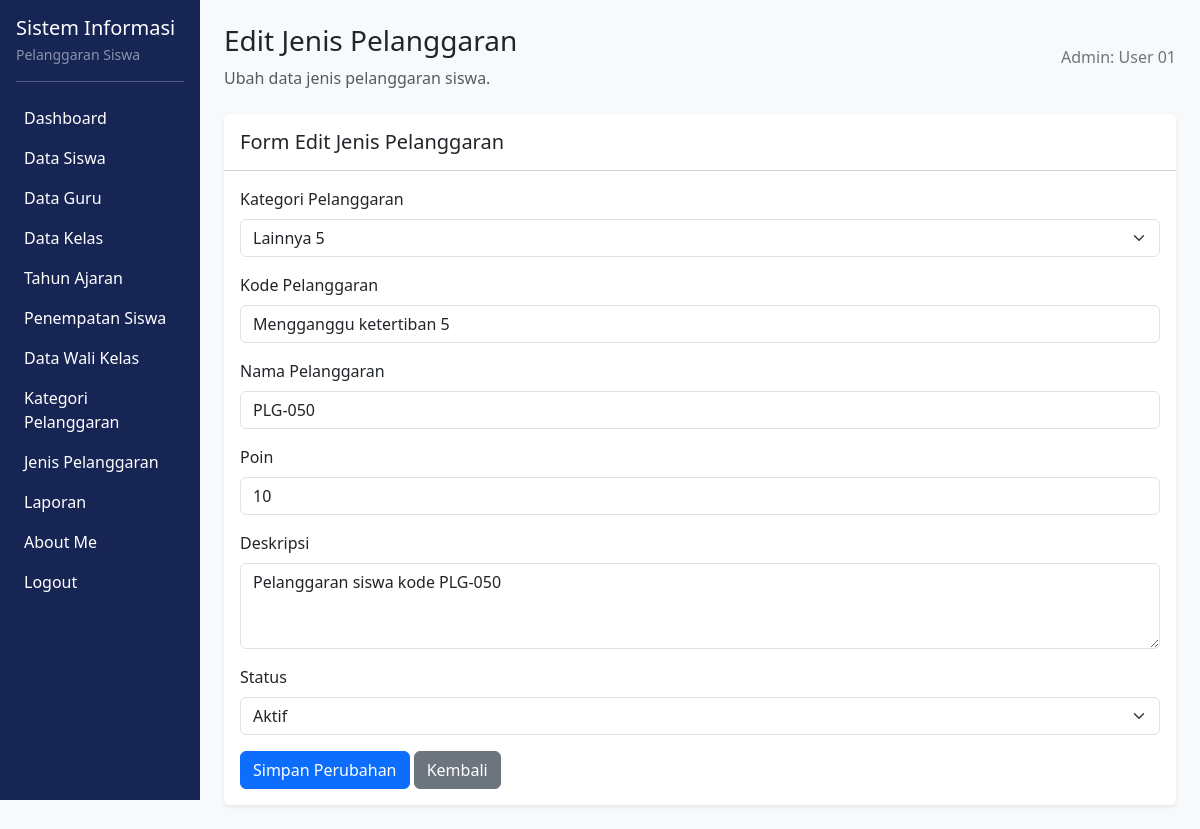
The app's page /edit_jenis_pelanggaran.php?id=50 (signed in) with its own data.
### tables this page shows
CREATE TABLE `t_pelanggaran` (
  `id` int(11) NOT NULL,
  `pelanggaran_kategori_id` int(11) NOT NULL,
  `kode` varchar(30) NOT NULL,
  `nama` varchar(150) NOT NULL,
  `poin` int(11) NOT NULL,
  `deskripsi` text NOT NULL,
  `status_aktif` tinyint(1) NOT NULL,
  `created_at` timestamp NOT NULL DEFAULT current_timestamp(),
  `updated_at` timestamp NOT NULL DEFAULT current_timestamp()
);

CREATE TABLE `t_pelanggaran_kategori` (
  `id` int(11) NOT NULL,
  `nama` varchar(100) NOT NULL,
  `deskripsi` text NOT NULL,
  `status_aktif` tinyint(1) NOT NULL,
  `created_at` timestamp NOT NULL DEFAULT current_timestamp(),
  `updated_at` timestamp NOT NULL DEFAULT current_timestamp()
);

### edit_jenis_pelanggaran.php (the view, shortened to what this page needs)
<?php
include 'config/koneksi.php';
$id = mysqli_real_escape_string($koneksi, $_GET['id']);
$query = mysqli_query($koneksi, "SELECT * FROM t_pelanggaran WHERE id = '$id'");
$data = mysqli_fetch_assoc($query);
$kategori = mysqli_query($koneksi, "SELECT * FROM t_pelanggaran_kategori");
$name = $_SESSION['name'];
?>
<!DOCTYPE html>
<html lang="id">
<head>
    <link href="https://cdn.jsdelivr.net/npm/bootstrap@5.3.8/dist/css/bootstrap.min.css" rel="stylesheet">
</head>
<body class="bg-light">
<div class="container-fluid">
    <div class="row">
        <div class="col-md-3 col-lg-2 position-fixed top-0 start-0 vh-100 p-3 overflow-auto"
             style="background-color: #172554;">
            <h5 class="text-white mb-1">Sistem Informasi</h5>
            <p class="text-white-50 small">Pelanggaran Siswa</p>
            <hr class="text-white">
            <a href="dashboard.php" class="d-block text-white text-decoration-none p-2">Dashboard</a>
            <a href="data_siswa.php" class="d-block text-white text-decoration-none p-2">Data Siswa</a>
            <a href="data_guru.php" class="d-block text-white text-decoration-none p-2">Data Guru</a>
            <a href="data_kelas.php" class="d-block text-white text-decoration-none p-2">Data Kelas</a>
            <a href="data_tahun_ajaran.php" class="d-block text-white text-decoration-none p-2">Tahun Ajaran</a>
            <a href="data_penempatan_siswa.php" class="d-block text-white text-decoration-none p-2">Penempatan Siswa</a>
            <a href="data_wali_kelas.php" class="d-block text-white text-decoration-none p-2">Data Wali Kelas</a>
            <a href="data_kategori_pelanggaran.php" class="d-block text-white text-decoration-none p-2">Kategori Pelanggaran</a>
            <a href="data_jenis_pelanggaran.php" class="d-block text-white text-decoration-none p-2">Jenis Pelanggaran</a>
            <a href="laporan.php" class="d-block text-white text-decoration-none p-2">Laporan</a>
            <a href="about_me.php" class="d-block text-white text-decoration-none p-2">About Me</a>
            <a href="logout.php" class="d-block text-white text-decoration-none p-2">Logout</a>
        </div>
        <div class="col-md-9 col-lg-10 ms-auto p-4">
            <div class="d-flex justify-content-between align-items-center mb-4">
                <div>
                    <h3>Edit Jenis Pelanggaran</h3>
                    <p class="text-muted mb-0">Ubah data jenis pelanggaran siswa.</p>
                </div>
                <span class="text-secondary">
                    Admin: <?= htmlspecialchars($name); ?>
                </span>
            </div>
            <div class="card border-0 shadow-sm">
                <div class="card-header bg-white py-3">
                    <h5 class="mb-0">Form Edit Jenis Pelanggaran</h5>
                </div>
                <div class="card-body">
                    <form action="proses_edit_jenis_pelanggaran.php" method="POST">
                        <div class="mb-3">
                            <label class="form-label">Kategori Pelanggaran</label>
                            <select name="pelanggaran_kategori_id" class="form-select" required>
                                <?php while ($kat = mysqli_fetch_assoc($kategori)) { ?>
                                    <option value="<?= htmlspecialchars($kat['id']); ?>"
                                        <?= ($data['pelanggaran_kategori_id'] == $kat['id']) ? 'selected' : ''; ?>>
                                        <?= htmlspecialchars($kat['nama']); ?>
                                    </option>
                                <?php } ?>
                            </select>
                        </div>
                        <div class="mb-3">
                            <label class="form-label">Kode Pelanggaran</label>
                            <input type="text" name="kode" class="form-control"
                                   value="<?= htmlspecialchars($data['kode']); ?>" required>
                        </div>
                        <div class="mb-3">
                            <label class="form-label">Nama Pelanggaran</label>
                            <input type="text" name="nama" class="form-control"
                                   value="<?= htmlspecialchars($data['nama']); ?>" required>
                        </div>
                        <div class="mb-3">
                            <label class="form-label">Poin</label>
                            <input type="number" name="poin" class="form-control"
                                   value="<?= htmlspecialchars($data['poin']); ?>" min="0" required>
                        </div>
                        <div class="mb-3">
                            <label class="form-label">Deskripsi</label>
                            <textarea name="deskripsi" class="form-control" rows="3"><?= htmlspecialchars($data['deskripsi'] ?? ''); ?></textarea>
                        </div>
                        <div class="mb-3">
                            <label class="form-label">Status</label>
                            <select name="status_aktif" class="form-select" required>
                                <option value="1"
                                    <?= ((string)$data['status_aktif'] === '1') ? 'selected' : ''; ?>>
                                    Aktif
                                </option>
                            </select>
                        </div>
                        <button type="submit" class="btn btn-primary">
                            Simpan Perubahan
                        </button>
                        <a href="data_jenis_pelanggaran.php" class="btn btn-secondary">
                            Kembali
                        </a>
                    </form>
                </div>
            </div>
        </div>
    </div>
</div>
</body>
</html>

### records on screen
t_pelanggaran: pelanggaran_kategori_id "Lainnya 5", kode "Mengganggu ketertiban 5", nama "PLG-050", poin "10", deskripsi "Pelanggaran siswa kode PLG-050", status_aktif "Aktif"

### other values on screen
$name "User 01"
